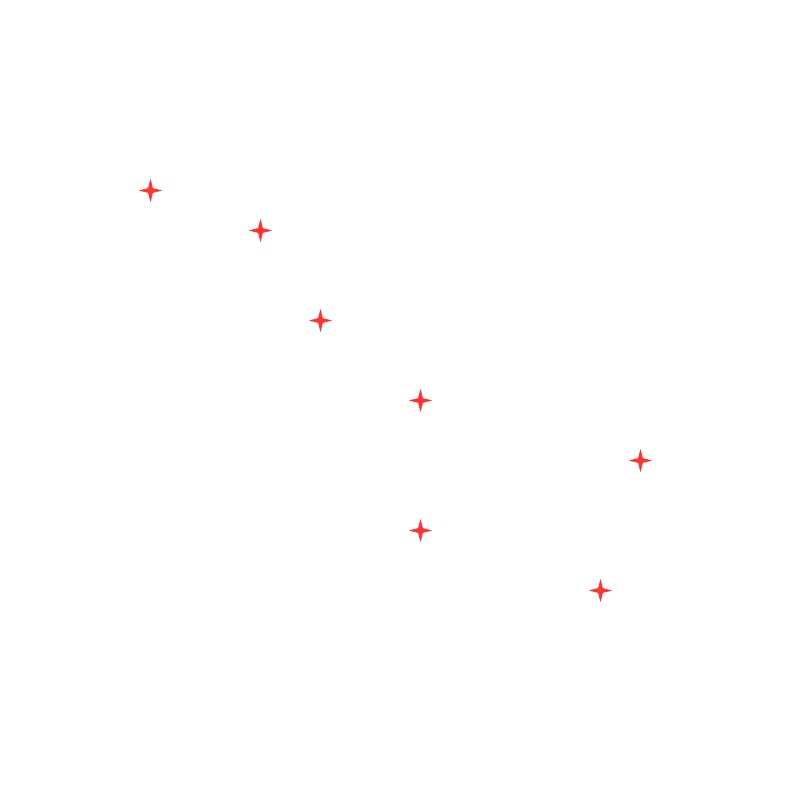
#> input picture src/big_dipper.jpg, 800 x 800 px
$ python simple_ra_sim_test.py
#> lines starting #> are read from the running program, lines starting #| are printed output that depends on the picture
### src/ra_functions_chat_gpt.py
import numpy as np
import math
import matplotlib.pyplot as plt
from PIL import Image
from numpy.fft import ifft2, fftshift
import itertools
from tqdm import tqdm


# [43 lines left out: functions plot_sky_model, plot_visibilities, plot_visibilities_uv, not called in this run]

def plot_uv_coverage(baselines):
    u_coords = [u for u, v in baselines]
    v_coords = [v for u, v in baselines]

    #plt.figure(figsize=(8, 8))
    plt.scatter(u_coords, v_coords, marker='.')
    plt.scatter(-np.array(u_coords), -np.array(v_coords), marker='.')  # Plotting the conjugate points
    plt.title(f'UV Coverage ({2*len(baselines)})')
    plt.grid(True)
    plt.xlim(-100, 100)
    plt.ylim(-100, 100)
    plt.gca().set_aspect('equal', 'box')


def plot_antenna_positions(antenna_positions):
    x_coords = [x for x, y in antenna_positions]
    y_coords = [y for x, y in antenna_positions]

    #plt.figure(figsize=(8, 8))
    plt.scatter(x_coords, y_coords, marker='x')
    plt.title(f'Antenna postions ({len(antenna_positions)})')
    plt.grid(True)
    plt.xlim(-50, 50)
    plt.ylim(-50, 50)
    plt.gca().set_aspect('equal', 'box')


# [32 lines left out: functions load_image, convert_image_to_sky_model, not called in this run]


def generate_baselines(antenna_positions):
    # Create all pairs of antennas
    baseline_pairs = itertools.combinations(antenna_positions, 2)

    # Calculate the baselines as differences between antenna positions
    baselines = [np.subtract(p2, p1) for p1, p2 in baseline_pairs]

    return baselines


# [83 lines left out: functions simulate_visibilities, create_sky_brightness_image, generate_spiral_antenna_positions, not called in this run]

import math

# [24 lines left out: function generate_six_arm_spiral_antenna_positions, not called in this run]


def place_antennas(num_antennas, area_side, method):
    match method:
        case 'circle':
            antenna_positions = [(area_side/2 * np.cos(2 * np.pi * i / num_antennas),
                                  area_side/2 * np.sin(2 * np.pi * i / num_antennas))
                                 for i in range(num_antennas)]
        case 'random_uniform':
            antenna_positions = [(np.random.uniform(-area_side/2, area_side/2),
                                  np.random.uniform(-area_side/2, area_side/2))
                                 for _ in range(num_antennas)]

        case 'spiral':
            angle_step = 0.1
            antenna_positions = generate_spiral_antenna_positions(num_antennas,
                                                                  step_size=area_side/2/(num_antennas*angle_step),
                                                                  angle_step=angle_step)

        case 'spiral_arms':
            angle_step = 0.1
            num_arms = 6
            antenna_positions = generate_six_arm_spiral_antenna_positions(round(num_antennas/num_arms),
                                                                          num_arms,
                                                                          step_size=area_side/2/(num_antennas/num_arms*angle_step),
                                                                          angle_step=angle_step)
        case _:
            raise Exception(f"Unknown method {method}")

    return antenna_positions

def load_image_and_resize(image_path, image_size):
    # Load the image file
    img = Image.open(image_path)

    # Convert to grayscale if it's a color image
    if img.mode != 'L':
        img = img.convert('L')

    # Convert the image to a NumPy array
    image_data_full = np.array(img)
    image_data = np.array(img.resize(image_size))
    # Normalize the image data to range between 0 and 1
    normalized_image_data_full = image_data_full / 255.0
    normalized_image_data = image_data / 255.0

    return {'image_full': normalized_image_data_full, 'image': normalized_image_data}


def grid_baselines(baselines):
    transformed_list = []
    for coords in tqdm(baselines):
        # Shift the range from [-50, 50] to [0, 100]
        #shifted_coords = coords + 50
        shifted_coords  = coords

        # Round to nearest integer and convert to int
        int_coords = np.rint(shifted_coords).astype(int)

        transformed_list.append(int_coords)

    return transformed_list


def populate_visiblility_array(full_array, coordinates):
    sparse_size = full_array.shape
    # Initialize a sparse array with zeros
    sparse_array = np.zeros(sparse_size, dtype=full_array.dtype)

    # Populate the sparse array with the values from the full array
    for x, y in tqdm(coordinates):
        # Ensure the coordinates are within the bounds of the full array
        x_half = np.rint((sparse_size[0]-1) / 2).astype(int)
        y_half = np.rint((sparse_size[1]-1) / 2).astype(int)
        xc = (-x + x_half).astype(int)
        yc = (sparse_size[1] - 1 - (-y + y_half)).astype(int)
        x = (x + x_half).astype(int)
        y = (sparse_size[1] - 1 - (y + y_half)).astype(int)
        if 0 <= x < full_array.shape[0] and 0 <= y < full_array.shape[1]:
            sparse_array[y, x] = full_array[y, x]
        if 0 <= xc < full_array.shape[0] and 0 <= yc < full_array.shape[1]:
            sparse_array[yc, xc] = full_array[yc, xc]
        pass

    return sparse_array

### src/simple_ra_sim.py
from ra_functions_chat_gpt import *
import matplotlib.pyplot as plt
import numpy as np

def simple_ra_sim(image_path, num_antennas, antenna_placement_method, antenna_area_side, image_size = (101, 101),
                  test_val=None, test_baselines=None, sw_plot=False):

    cmap = 'plasma'
    sw_fill_uv_plane = False
    area_side = antenna_area_side  # the side of the area to place antennas [meters]

    x_plts = 4
    y_plts = 3
    sb_plt = 1


    dict_img = load_image_and_resize(image_path, image_size)
#> in load_image_and_resize, img is the input picture: PIL image 800x800 RGB; mean R, G, B 255, 254.7, 254.7
#> dict_img = 2 items

    input_image_full = dict_img['image_full']
    input_image = dict_img['image']

    image_center = (np.rint((image_size[0] - 1) / 2).astype(int), np.rint((image_size[1] - 1) / 2).astype(int))

    if test_val is not None:
        input_image[:] = 0
        x_f = test_val[0]
        y_f = test_val[1]
        input_image[image_center[0] + y_f, image_center[1] + x_f] = 1
        input_image[image_center[0] - y_f, image_center[1] - x_f] = 1

    visibility_like = np.fft.fft2(input_image)

    if sw_fill_uv_plane:
        antenna_positions = []
    else:
        antenna_positions = place_antennas(num_antennas, area_side, antenna_placement_method)

    if sw_fill_uv_plane:
        # Full uv-coverage
        x_half = np.rint(image_size[0]/2).astype(int)
        y_half = np.rint(image_size[0]/2).astype(int)
        baselines = list(itertools.product(range(-x_half, x_half+1), range(-y_half, y_half+1)))
    else:
        if test_baselines is None:
            # uv-coverage from antennas
            baselines = generate_baselines(antenna_positions)
            baselines = grid_baselines(baselines)
        else:
            baselines = test_baselines


    visibilities = populate_visiblility_array(visibility_like, baselines)

    output_image_perfect = ifft2(visibility_like)
    output_image = ifft2(visibilities)

    # Take the absolute value to get intensity
    output_image_perfect = np.abs(output_image_perfect)
    output_image = np.abs(output_image)
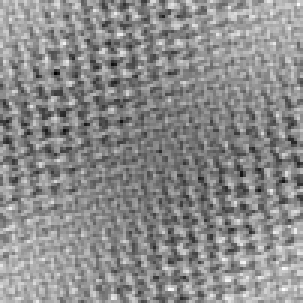
#> output_image: shape (101, 101) float64 (shown 3 times larger); min 0.996, max 1, mean 0.999; drawn with min black and max white

    if sw_plot:
        plt.subplot(y_plts, x_plts, sb_plt)
        sb_plt += 1
        plt.imshow(input_image_full, cmap=cmap)
        plt.title('Input image full size')

        plt.subplot(y_plts, x_plts, sb_plt)
        sb_plt += 1
        plt.imshow(input_image, cmap=cmap)
        plt.title('Input image')

        plt.subplot(y_plts, x_plts, sb_plt)
        sb_plt += 1
        plt.imshow(np.abs(visibility_like))
        plt.colorbar()
        plt.title('Visibilities (abs)')

        plt.subplot(y_plts, x_plts, sb_plt)
        sb_plt += 1
        #plt.imshow(np.angle(visibility_like))
        plt.imshow(np.unwrap(np.angle(visibility_like)))
        plt.colorbar()
        plt.title('Visibilities (phase)')

        plt.subplot(y_plts, x_plts, sb_plt)
        sb_plt += 1
        plot_antenna_positions(antenna_positions)

        plt.subplot(y_plts, x_plts, sb_plt)
        sb_plt += 1
        plot_uv_coverage(baselines)

        plt.subplot(y_plts, x_plts, sb_plt)
        sb_plt += 1
        plt.imshow(np.abs(visibilities))
        plt.colorbar()
        plt.title('Visibilities (abs)')

        plt.subplot(y_plts, x_plts, sb_plt)
        sb_plt += 1
        #plt.imshow(np.angle(visibilities))
        plt.imshow(np.unwrap(np.angle(visibilities)))
        plt.colorbar()
        plt.title('Visibilities (phase)')


        plt.subplot(y_plts, x_plts, sb_plt)
        sb_plt += 1
        plt.imshow(output_image_perfect, cmap=cmap)
        plt.title('Output image (perfect)')

        plt.subplot(y_plts, x_plts, sb_plt)
        sb_plt += 1
        plt.imshow(output_image, cmap=cmap)
        plt.title('Output image')

        plt.show()
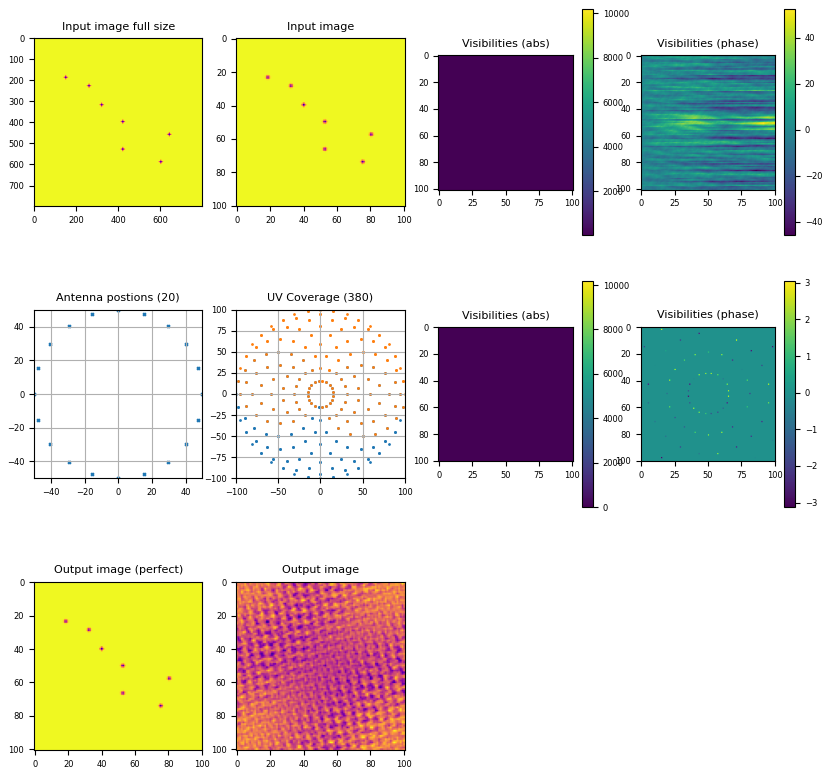
#> figure drawn by matplotlib, 14 panels

    return {'input_image': input_image,
            'antenna_positions': antenna_positions,
            'baselines': baselines,
            'output_image': output_image}

### src/simple_ra_sim_test.py
import matplotlib.pyplot as plt
from simple_ra_sim import simple_ra_sim
import numpy as np

np.random.seed(12)

plt.rcParams['axes.titlesize'] = 8  # For subplot titles
plt.rcParams['axes.labelsize'] = 6 # For x and y labels
plt.rcParams['xtick.labelsize'] = 6  # For x-axis tick labels
plt.rcParams['ytick.labelsize'] = 6  # For y-axis tick labels
plt.rcParams['lines.markersize'] = 2

antenna_placement_method = 'circle'
#antenna_placement_method = 'random_uniform'
num_antennas = 20
antenna_area_side = 100
sw_test_baselines = False

if sw_test_baselines:
    test_baselines = []
    for u in range(-5,6):
        for v in range (0, 6):
            test_baselines.append(np.array([u,v]))
else:
    test_baselines = None


fig = plt.figure(figsize=(10, 10))
#simple_ra_sim('big_dipper.jpg', num_antennas, antenna_placement_method, antenna_area_side, image_size=(11,11),
#              test_val=(1, 0), test_baselines=test_baselines, sw_plot=True)
simple_ra_sim('big_dipper.jpg', num_antennas, antenna_placement_method, antenna_area_side, image_size=(101,101),
              test_val=None, test_baselines=test_baselines, sw_plot=True)

fig.suptitle(f'Num antennas = {num_antennas}, Antenna placement method = {antenna_placement_method}, area_size = {antenna_area_side} m')
plt.subplots_adjust(wspace=0.4)
